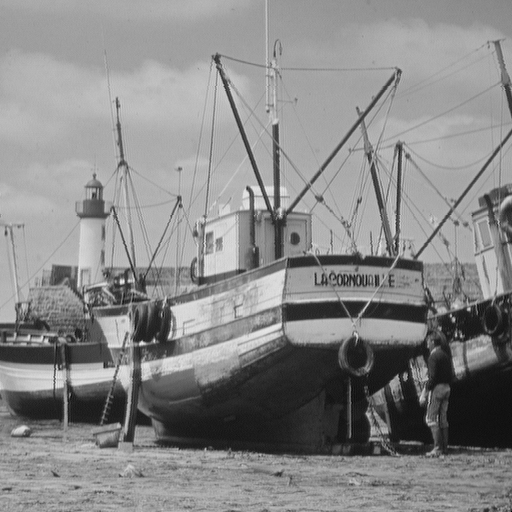
#> input picture notebooks/images/boat.tif, 512 x 512 px
$ jupyter execute 'Aula 04 - Transformações de intensidade I (Parte 2).ipynb'   (shell and % lines are left out)
#> lines starting #> are read from the running program, lines starting #| are printed output that depends on the picture
SIN-392 - Introdução ao Processamento Digital de Imagens (2022-1)

# Aula 04 - Tansformações de intensidade I (Parte 2)

Prof. João Fernando Mari ([*joaofmari.github.io*](https://joaofmari.github.io/))

---

<h1>Índice<span class="tocSkip"></span></h1>
<div class="toc"><ul class="toc-item"><li><span><a href="#Importando-as-bibliotecas-necessárias" data-toc-modified-id="Importando-as-bibliotecas-necessárias-1"><span class="toc-item-num">1&nbsp;&nbsp;</span>Importando as bibliotecas necessárias</a></span></li><li><span><a href="#Carregando-uma-imagem" data-toc-modified-id="Carregando-uma-imagem-2"><span class="toc-item-num">2&nbsp;&nbsp;</span>Carregando uma imagem</a></span></li><li><span><a href="#Gerando-imagens-com-caracteristicas-diferentes" data-toc-modified-id="Gerando-imagens-com-caracteristicas-diferentes-3"><span class="toc-item-num">3&nbsp;&nbsp;</span>Gerando imagens com caracteristicas diferentes</a></span><ul class="toc-item"><li><span><a href="#Imagem-clara" data-toc-modified-id="Imagem-clara-3.1"><span class="toc-item-num">3.1&nbsp;&nbsp;</span>Imagem clara</a></span></li><li><span><a href="#Imagem-escura" data-toc-modified-id="Imagem-escura-3.2"><span class="toc-item-num">3.2&nbsp;&nbsp;</span>Imagem escura</a></span></li><li><span><a href="#Imagem-de-baixo-contraste" data-toc-modified-id="Imagem-de-baixo-contraste-3.3"><span class="toc-item-num">3.3&nbsp;&nbsp;</span>Imagem de baixo contraste</a></span></li><li><span><a href="#Plotando-as-funções" data-toc-modified-id="Plotando-as-funções-3.4"><span class="toc-item-num">3.4&nbsp;&nbsp;</span>Plotando as funções</a></span></li><li><span><a href="#Plotando-as-imagens" data-toc-modified-id="Plotando-as-imagens-3.5"><span class="toc-item-num">3.5&nbsp;&nbsp;</span>Plotando as imagens</a></span></li><li><span><a href="#Informações-sobre-as-imagens" data-toc-modified-id="Informações-sobre-as-imagens-3.6"><span class="toc-item-num">3.6&nbsp;&nbsp;</span>Informações sobre as imagens</a></span></li></ul></li><li><span><a href="#Funções-lineares-por-parte" data-toc-modified-id="Funções-lineares-por-parte-4"><span class="toc-item-num">4&nbsp;&nbsp;</span>Funções lineares por parte</a></span><ul class="toc-item"><li><span><a href="#Carrega-uma-imagem" data-toc-modified-id="Carrega-uma-imagem-4.1"><span class="toc-item-num">4.1&nbsp;&nbsp;</span>Carrega uma imagem</a></span></li><li><span><a href="#Definição-dos-pontos-de-controle" data-toc-modified-id="Definição-dos-pontos-de-controle-4.2"><span class="toc-item-num">4.2&nbsp;&nbsp;</span>Definição dos pontos de controle</a></span></li><li><span><a href="#Plotando-a-função-linear-por-partes" data-toc-modified-id="Plotando-a-função-linear-por-partes-4.3"><span class="toc-item-num">4.3&nbsp;&nbsp;</span>Plotando a função linear por partes</a></span></li><li><span><a href="#Aplicando-a-função-de-transformação" data-toc-modified-id="Aplicando-a-função-de-transformação-4.4"><span class="toc-item-num">4.4&nbsp;&nbsp;</span>Aplicando a função de transformação</a></span></li></ul></li><li><span><a href="#Alargamento-de-contraste" data-toc-modified-id="Alargamento-de-contraste-5"><span class="toc-item-num">5&nbsp;&nbsp;</span>Alargamento de contraste</a></span><ul class="toc-item"><li><span><a href="#Valores-mínimos-e-máximos-na-imagem" data-toc-modified-id="Valores-mínimos-e-máximos-na-imagem-5.1"><span class="toc-item-num">5.1&nbsp;&nbsp;</span>Valores mínimos e máximos na imagem</a></span></li><li><span><a href="#Especificando-valores-mínimos-e-máximos" data-toc-modified-id="Especificando-valores-mínimos-e-máximos-5.2"><span class="toc-item-num">5.2&nbsp;&nbsp;</span>Especificando valores mínimos e máximos</a></span></li><li><span><a href="#Aplicando-a-função-de-transformação" data-toc-modified-id="Aplicando-a-função-de-transformação-5.3"><span class="toc-item-num">5.3&nbsp;&nbsp;</span>Aplicando a função de transformação</a></span></li><li><span><a href="#Plotando-as-imagens-na-tela" data-toc-modified-id="Plotando-as-imagens-na-tela-5.4"><span class="toc-item-num">5.4&nbsp;&nbsp;</span>Plotando as imagens na tela</a></span></li></ul></li><li><span><a href="#Referencias" data-toc-modified-id="Referencias-6"><span class="toc-item-num">6&nbsp;&nbsp;</span>Referencias</a></span></li></ul></div>

## Importando as bibliotecas necessárias

[cell 1]
import numpy as np

from skimage import util, color

import matplotlib
import matplotlib.pyplot as plt
from mpl_toolkits.axes_grid1 import make_axes_locatable

SMALL_SIZE = 7
matplotlib.rc('font', size=SMALL_SIZE)
matplotlib.rc('axes', titlesize=SMALL_SIZE)

## Carregando uma imagem

[cell 2]
img_gray = plt.imread('./images/boat.tif')
#> img_gray is the input picture: shape (512, 512); min 0, max 239, mean 136.1

print(img_gray.shape, img_gray.dtype, img_gray.min(), img_gray.max())
#| (512, 512) uint8 0 239

Lista com o possíveis valores de intensidade

[cell 3]
# Inteiro de 8 bits sem sinal
r = np.array(np.linspace(0, 255, 256))

# Float
# 256 valores, apenas para fins de vizualização.
r_ = np.array(np.linspace(0, 1, 256))

### print(r_)

## Gerando imagens com caracteristicas diferentes

Imagem clara, imagem escura e imagem de baixo contraste. A imagem original possui alto contraste.

### Imagem clara

[cell 4]
# Define o valor do gama
gama_02 = 0.2

# Transformação gama
img_gray_clara = util.img_as_ubyte(util.img_as_float(img_gray) ** gama_02)
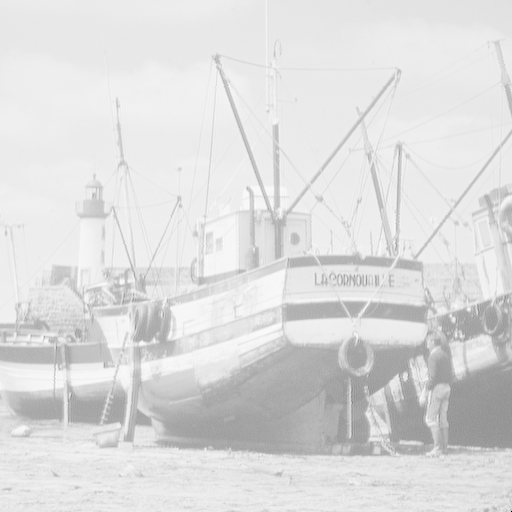
#> img_gray_clara: shape (512, 512); min 0, max 252, mean 220.6

s_clara = r_ ** gama_02 * 255

### Imagem escura

[cell 5]
# Define o valor do gama
gama_40 = 4.0

# Transformação gama
img_gray_escura = util.img_as_ubyte(util.img_as_float(img_gray) ** gama_40)
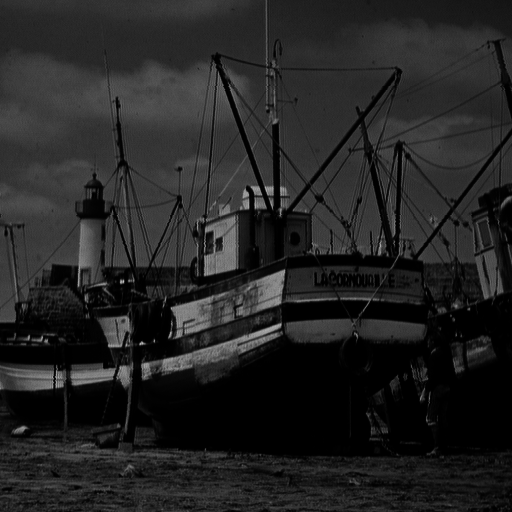
#> img_gray_escura: shape (512, 512); min 0, max 197, mean 35.8

s_escura = r_ ** gama_40 * 255

### Imagem de baixo contraste

[cell 6]
# Função linear - diminui o contraste

# Transformação linear
img_gray_baixo = img_gray * 0.25 + 95
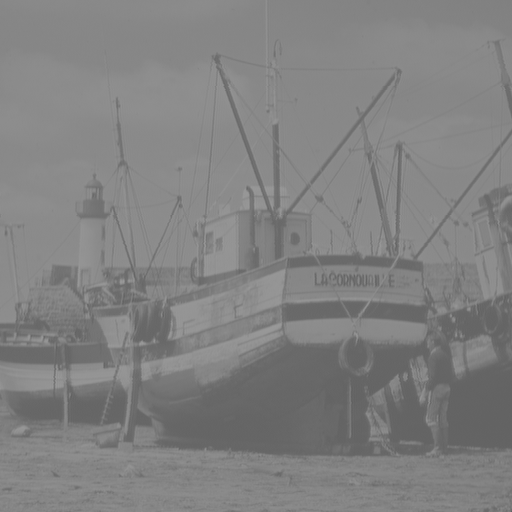
#> img_gray_baixo: shape (512, 512) float64; min 95, max 154.8, mean 129

s_baixo = r * 0.25 + 95

### Plotando as funções

[cell 7]
s_list = [r, s_clara, s_escura, s_baixo]

title_list = ['Original', 'Clara', 'Escura', 'Baixo Constraste']

[cell 8]
fig, ax  = plt.subplots(2, 2, figsize=(7, 7))
for i, s in enumerate(s_list):
    ch_ = ax[i%2, i//2].plot(r, s)

    ax[i%2, i//2].autoscale(enable=True, axis='both', tight=True)
    ### ax[i] = fig.gca()
    ax[i%2, i//2].set_xticks(np.arange(0, 256, 32), minor=False)
    ax[i%2, i//2].set_xticks(np.arange(0, 256, 16), minor=True)
    ax[i%2, i//2].set_yticks(np.arange(0, 256, 32), minor=False)
    ax[i%2, i//2].set_yticks(np.arange(0, 256, 16), minor=True)
    ax[i%2, i//2].set_aspect('equal')
    ax[i%2, i//2].grid(which='major', alpha=1.0)
    ax[i%2, i//2].grid(which='minor', alpha=0.5)
    ax[i%2, i//2].set_ylim(0, 256)
    ax[i%2, i//2].set_xlabel('Intensidade de entrada, r', fontsize='medium')
    ax[i%2, i//2].set_ylabel('Intensidade de sáida, s', fontsize='medium')
    ax[i%2, i//2].set_title(title_list[i])

plt.tight_layout()
plt.show()
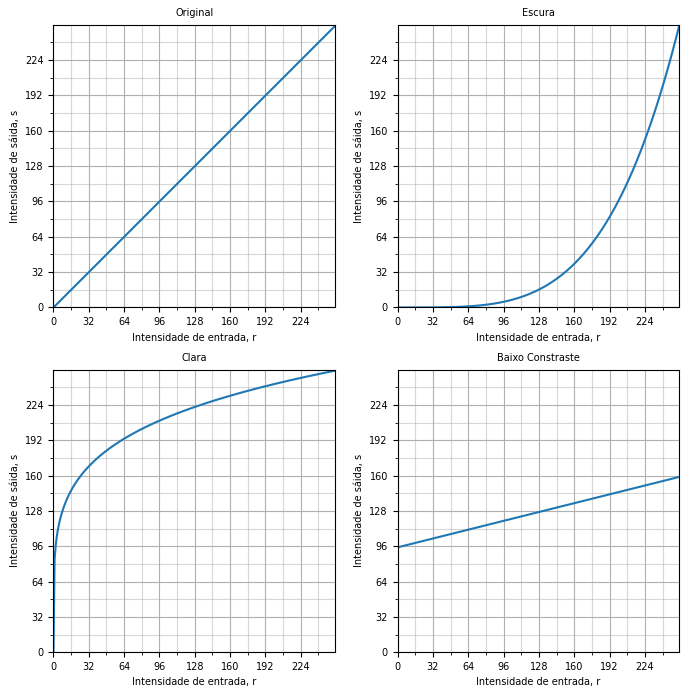
#> figure drawn by matplotlib, 4 panels; panel 1: curve peaks at x = 255, y = 255; panel 2: curve peaks at x = 255, y = 255; panel 3: curve peaks at x = 255, y = 255; panel 4: curve peaks at x = 255, y = 158.8

### Plotando as imagens

[cell 9]
# Lista Python contendo as imagens com diferentes distribuições de intensidade.
img_list = [img_gray, img_gray_clara, img_gray_escura, img_gray_baixo]

[cell 10]
# Figura com 4 linha e 2 colunas
fig, ax = plt.subplots(4, 2, figsize=(9, 9))
for i, img in enumerate(img_list):
    # Plota imagem
    img_ = ax[i, 0].imshow(img, cmap='gray', vmin=0, vmax=255)
    ax[i, 0].axis('off')

    # Computa o histograma normalizado
    hist, bins = np.histogram(img, bins=256, range=(0, 255))
    hist_norm = hist / (img.shape[0] * img.shape[1])

    # Plota histograma
    ch_ = ax[i, 1].fill_between(bins[:-1], hist_norm)
    ax[i, 1].autoscale(enable=True, axis='both', tight=True)
    ax[i, 1].set_xticks(np.arange(0, 256, 32), minor=False)
    ax[i, 1].set_xticks(np.arange(0, 256, 16), minor=True)
    ax[i, 1].set_yticks(np.arange(0, hist_norm.max()+0.01, hist_norm.max()/8), minor=False)
    ax[i, 1].set_yticks(np.arange(0, hist_norm.max()+0.01, hist_norm.max()/4), minor=True)
    #ax[i, 1].set_aspect('equal')
    ax[i, 1].grid(which='major', alpha=1.0)
    ax[i, 1].grid(which='minor', alpha=0.5)
    ax[i, 1].set_ylim(0, hist_norm.max())
#> this loop made 4 passes
    ### ax[i, 1].set_xlabel('Intensidades da imagem', fontsize='medium')
    ### ax[i, 1].set_ylabel('Histograma', fontsize='medium')

plt.tight_layout()
plt.show()
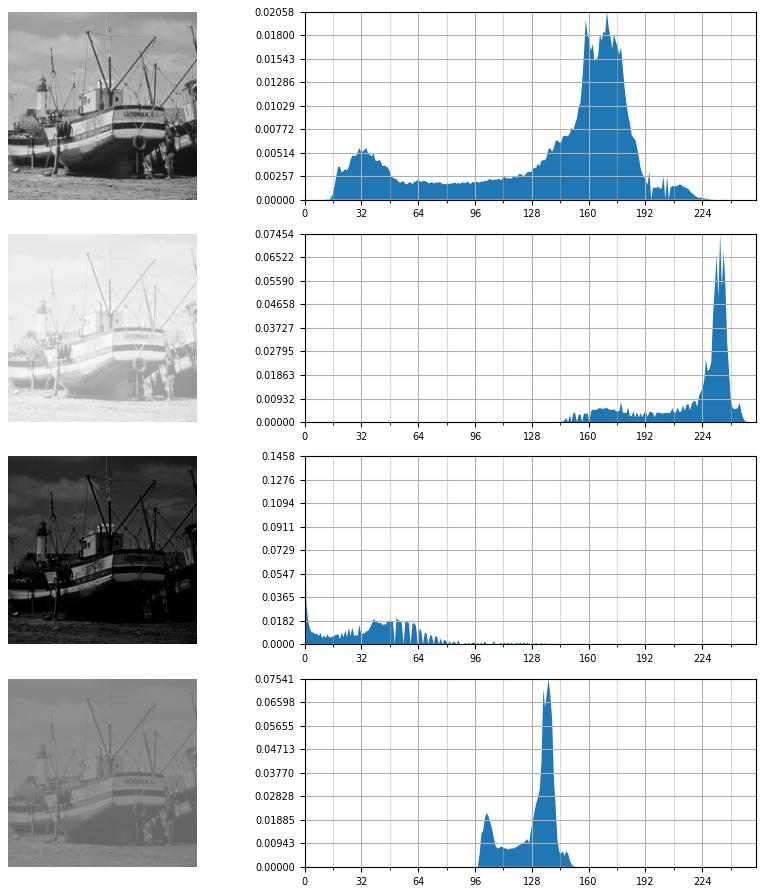
#> figure drawn by matplotlib, 8 panels

### Informações sobre as imagens

[cell 11]
print(img_gray.shape, img_gray.dtype, img_gray.min(), img_gray.max())
#| (512, 512) uint8 0 239
print(img_gray_clara.shape, img_gray_clara.dtype, img_gray_clara.min(), img_gray_clara.max())
#| (512, 512) uint8 0 252
print(img_gray_escura.shape, img_gray_escura.dtype, img_gray_escura.min(), img_gray_escura.max())
#| (512, 512) uint8 0 197
print(img_gray_baixo.shape, img_gray_baixo.dtype, img_gray_baixo.min(), img_gray_baixo.max())
#| (512, 512) float64 95.0 154.75

## Funções lineares por parte
-----

### Carrega uma imagem

[cell 12]
img_gray = plt.imread('./images/boat.tif')

# Plota informações sobre as imagens
print(img_gray.shape, img_gray.dtype, img_gray.min(), img_gray.max())
#| (512, 512) uint8 0 239

### Definição dos pontos de controle

[cell 13]
## pts_r = [0, 50, 100, 150, 180,  200, 255] # Obrigatório ter o 0 e o 256.
## pts_s = [10, 20, 40, 50, 70, 90, 100]

pts_r = [0, 32, 64, 128, 256] # Obrigatório ter o 0 (ínicio) e o 256 (no final).
pts_s = [0, 16, 80, 142, 200]

pts_r = [0, 32, 64, 160, 256] # Obrigatório ter o 0 (ínicio) e o 256 (no final).
pts_s = [0, 16, 96, 112, 200]

### Plotando a função linear por partes

[cell 14]
fig = plt.figure()
plt.plot(pts_r, pts_s)

plt.autoscale(enable=True, axis='both', tight=True)
ax = fig.gca()
ax.set_xticks(np.arange(0, 256, 32))
ax.set_xticks(np.arange(0, 256, 16), minor=True)
ax.set_yticks(np.arange(0, 256, 32), minor=False)
ax.set_yticks(np.arange(0, 256, 16), minor=True)
ax.set_aspect('equal')
ax.grid(which='major', alpha=1.0)
ax.grid(which='minor', alpha=0.5)
ax.set_ylim(0, 256)
ax.set_xlabel('Intensidade de entrada, r', fontsize='medium')
ax.set_ylabel('Intensidade de sáida, s', fontsize='medium')

plt.show()
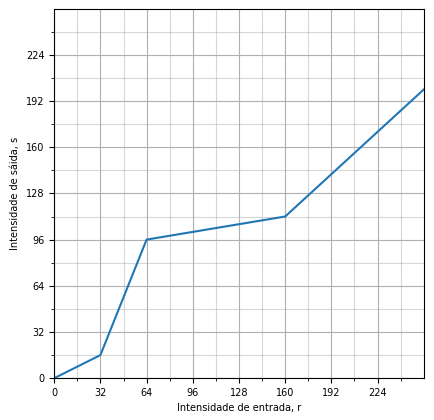
#> figure drawn by matplotlib, 1 panel

### Aplicando a função de transformação

[cell 15]
# Obs. Apenas para funções lineares motonicamente crescentes.

img_out = np.zeros(img_gray.shape, dtype=img_gray.dtype)
#> img_out: shape (512, 512); every value is 0
for i, (pt_r, pt_s) in enumerate(zip(pts_r[:-1], pts_s[:-1])):
    # Apenas os pixels com valor entre pts_r[i] e pts_r[i+1]
    # (max(s) - min(s)) * ...
    # ((r - min(r)) / ...
    # (max(r) - min(r)) + min(s)
    img_out[np.where(np.logical_and(img_gray >= pts_r[i], img_gray < pts_r[i+1]))] = \
            (pts_s[i+1] - pts_s[i]) * \
            ((img_gray[np.where(np.logical_and(img_gray >= pts_r[i], img_gray < pts_r[i+1]))] - pts_r[i]) / \
            (pts_r[i+1] - pts_r[i]) ) + pts_s[i]
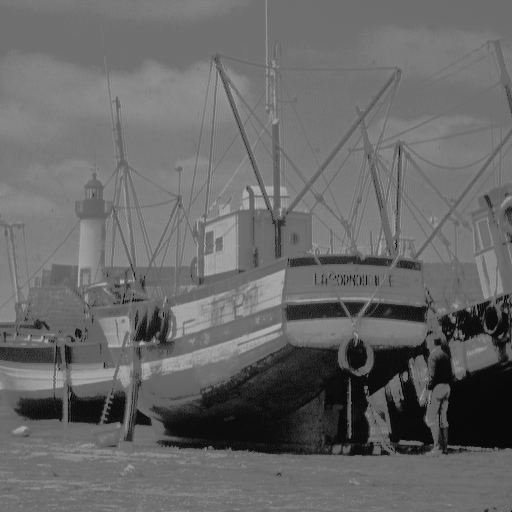
#> img_out: shape (512, 512); min 0, max 184, mean 103.7

[cell 16]
fig, ((ax1, ax2)) = plt.subplots(1, 2, figsize=(9, 4))
# Plota imagem original
img_ = ax1.imshow(img_out, cmap='gray', vmin=0, vmax=255)
ax1.axis('off')

# Computa o histograma normalizado
hist, bins = np.histogram(img_out, bins=256, range=(0, 255))
#> hist = 256 values, max 20472 at index 111, min 0 at index 1, mean 1024; bins = 257 values from 0 to 255
hist_norm = hist / (img_out.shape[0] * img_out.shape[1])
#> hist_norm = 256 values, max 0.0781 at index 111, min 0 at index 1, mean 0.00391

# Plota histograma
ch_ = ax2.fill_between(bins[:-1], hist_norm)
ax2.autoscale(enable=True, axis='both', tight=True)
ax2.set_xticks(np.arange(0, 256, 32), minor=False)
ax2.set_xticks(np.arange(0, 256, 16), minor=True)
ax2.set_yticks(np.arange(0, hist_norm.max()+0.01, hist_norm.max()/8), minor=False)
ax2.set_yticks(np.arange(0, hist_norm.max()+0.01, hist_norm.max()/4), minor=True)
#ax[i, 1].set_aspect('equal')
ax2.grid(which='major', alpha=1.0)
ax2.grid(which='minor', alpha=0.5)
ax2.set_ylim(0, hist_norm.max())
### ax[i, 1].set_xlabel('Intensidades da imagem', fontsize='medium')
### ax[i, 1].set_ylabel('Histograma', fontsize='medium')

plt.tight_layout()
plt.show()
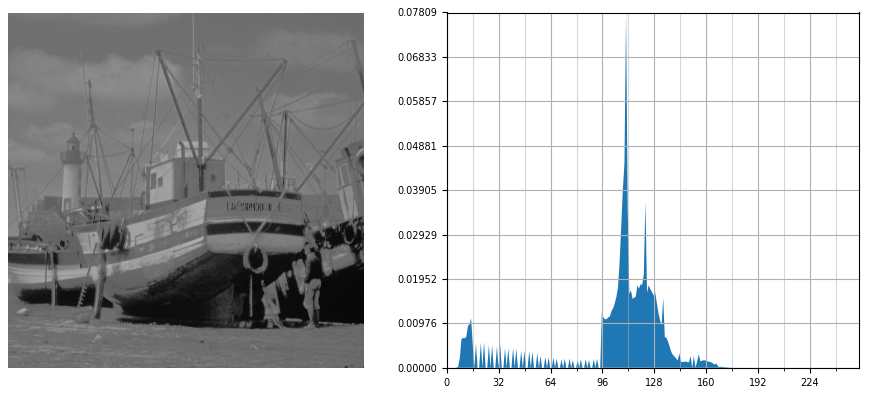
#> figure drawn by matplotlib, 2 panels
#> (the rest of the program and of its run is left out)
